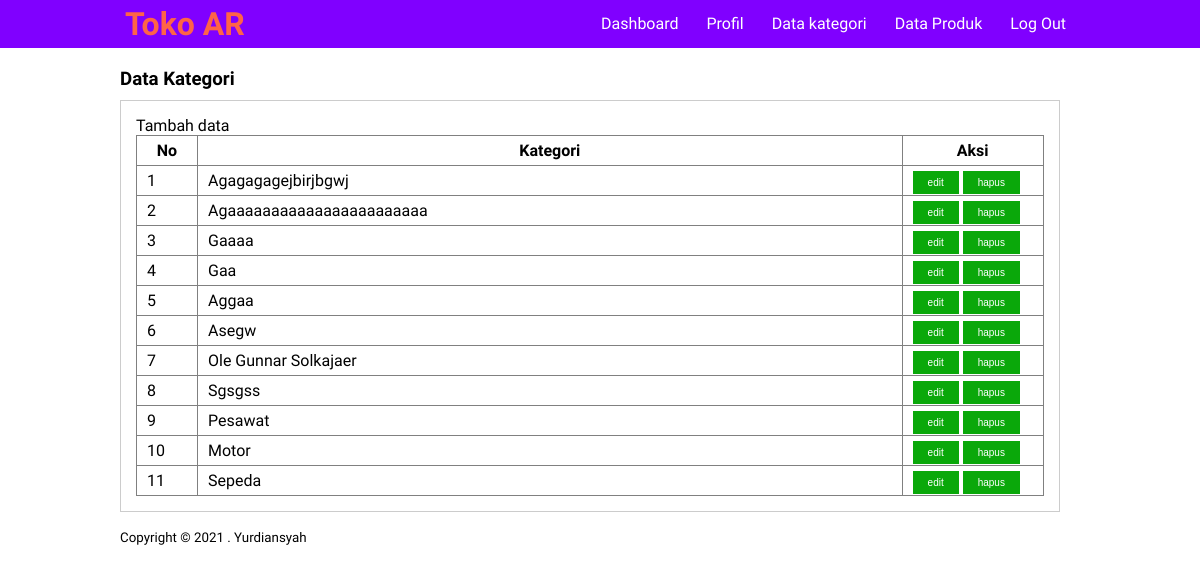
Screenshot of /data-kategori.php (signed in) with the database file from the repository.
### tables this page shows
CREATE TABLE `tb_category` (
  `category_id` int(11) NOT NULL,
  `category_name` varchar(25) NOT NULL
);

### data-kategori.php (the view, shortened to what this page needs)
<?php
    include "db.php";
?>
<!DOCTYPE html>
<html lang="en">
<head>
    <link rel="stylesheet" href="css/dashboard.css">
</head>
<body id="dashboard">
    <div class="header">
    <header class= "menu" >
        <h1><a href="dashboard.php">Toko AR</a></h1>
        <ul>
            <li><a href="dashboard.php">Dashboard</a></li>
            <li><a href="profile.php">Profil</a></li>
            <li><a href="data-kategori.php">Data kategori</a></li>
            <li><a href="data-produk.php">Data Produk</a></li>
            <li><a href="logout.php">Log Out</a></li>
        </ul>
    </header></div>
     <div class="section">
         <div class="countainer">
             <h3>Data Kategori</h3>
             <div class="box">
                 <p><a href="tambah-data.php">Tambah data</a></p>
                 <table border="1" cellspacing="0" class="table">
                     <thead>
                         <tr>
                             <th width="60px">No</th>
                             <th>Kategori</th>
                             <th width="140px">Aksi</th>
                         </tr>
                     </thead>
                     <tbody>
                         <?php
                            $no=1;
                            $kategori = mysqli_query($conn, "SELECT * FROM tb_category ORDER BY category_id DESC");
                            while ($row = mysqli_fetch_array($kategori)) {
                         ?>
                         <tr>
                             <td><?php echo $no++?></td>
                             <td><?php echo $row['category_name'] ?></td>
                             <td>
                                 <a href="edit-kategori.php?id=<?php echo $row['category_id']?>" class="button_edithapus">edit</a>  <a href="proses-hapus.php?idk=<?php echo $row['category_id']?> " onclick="return confirm('Yakin di hapus?') " class="button_edithapus">hapus</a>
                             </td>
                         </tr>
                         <?php } ?>
                     </tbody>
                 </table>
             </div>
         </div>
     </div>
    <footer>
        <div class="countainer">
            <small>Copyright &copy; 2021 . Yurdiansyah</small>
        </div>
    </footer>
</body>
</html>

### css/dashboard.css (style rules this page uses)
* { padding: 0; margin: 0; font-family: 'Architects Daughter', cursive; text-decoration: none; }
a { color:inherit; }
.header { background-color: #8000ff; display: flex; position: sticky; position: -webkit-sticky; margin: auto; top: 0%; }
.menu { display: block; color: white; width: 80%; margin-left: 10%; }
h1 { float: left; color: tomato; padding :5px }
ul { float: right; margin-bottom: 0; }
ul li { display: inline-block; padding: 14px 14px 14px 10px; }
.menu:after { content: ''; display: block; clear: both; }
.section { color: rgb(0, 0, 0); padding-top: 20px; padding-bottom: 5px; }
.box { background-color: #fff; border: 1px solid #ccc; margin: 10px 0; padding: 15px; box-sizing: border-box; width: 87%; }
.countainer { margin-left: 10%; }
.table { width: 100%; border-collapse: collapse; }
.table tr { height: 30px; }
.table td { padding: 5px 10px; }
.button_edithapus { padding: 6px 15px; background-color: rgb(10, 168, 10); color: white; cursor: pointer; text-decoration: none; font-family: Arial, Helvetica, sans-serif; font-size: 10px; }

### rows the page displays
tb_category: category_name "Agagagagejbirjbgwj"
tb_category: category_name "Agaaaaaaaaaaaaaaaaaaaaaaa"
tb_category: category_name "Gaaaa"
tb_category: category_name "Gaa"
tb_category: category_name "Aggaa"
tb_category: category_name "Asegw"
tb_category: category_name "Ole Gunnar Solkajaer"
tb_category: category_name "Sgsgss"
tb_category: category_name "Pesawat"
tb_category: category_name "Motor"
tb_category: category_name "Sepeda"
